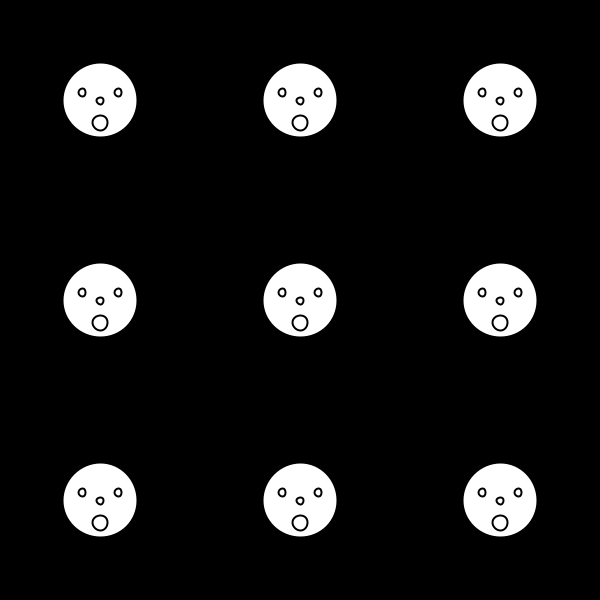
Frame 1 (no input)
Frame 60 (the mouse pressed at the canvas centre just before this capture): identical to frame 1, image omitted
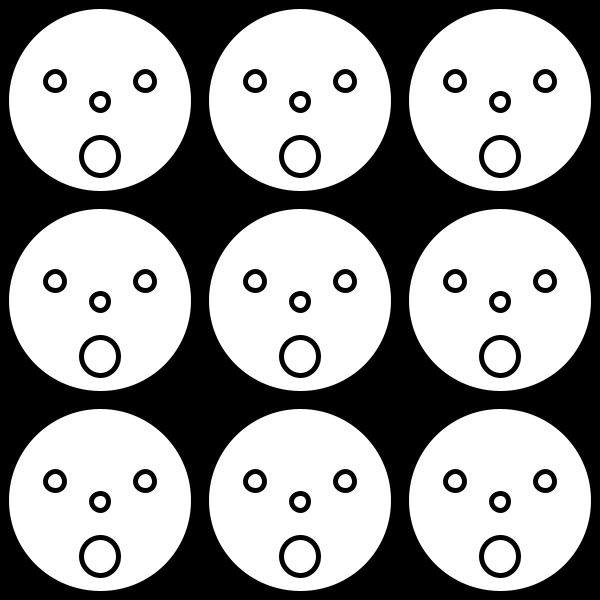
Frame 120 (the mouse held since frame 60 and released just before this capture)

The Processing sketch that drew these frames (run headless with seeded random() and noise(); from frame 60 on, the mouse is pressed at the canvas centre):

// Processing sketch: ex_6_gridOfFaces_translateScale
// ── ex_6_gridOfFaces_translateScale.pde
/* draw a grid of faces
 * use the mouse position to scale the face
 * in both the x and y direction 
 * independently
 */
void setup() {
  size(600, 600);
  background(0);
}

void draw() {
  background(0);

  /* first translate our coordinate system to the mouse position,
   * then draw the face at 0, 0 */
  for (int i=100; i<width; i+=200) {
    for (int j=100; j<height; j+=200) {
      pushMatrix(); // save the old coordinate system
      translate(i, j);
      drawFace(75);
      popMatrix(); // restore the old coordinate system
    }
  }
}

/* draw a face at 0, 0 */
void drawFace(int size) {
  /* use the mouse x to scale the height of the face
   * use the mouse y position to scale the width */
  scale(1.0 + (float)mouseX/width*3.0, 1.0 + (float)mouseY/width*3.0);

  ellipseMode(CENTER);

  // head
  strokeWeight(2);
  stroke(0);
  fill(255);
  ellipse(0, 0, size, size);

  // eyes
  ellipse(-size*0.24, -size*0.1, size*.1, size*.1); // left
  ellipse(size*0.24, -size*0.1, size*.1, size*.1); // right

  // nose
  ellipse(0, size*.01, size*.09, size*.091);

  // mouth
  ellipse(0, size*0.3, size*.2, size*.2);
}
